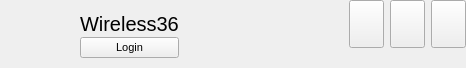
<?xml version="1.0" encoding="UTF-8"?>
<ui version="4.0">
 <class>TitleBar</class>
 <widget class="QWidget" name="TitleBar">
  <property name="geometry">
   <rect>
    <x>0</x>
    <y>0</y>
    <width>466</width>
    <height>68</height>
   </rect>
  </property>
  <property name="font">
   <font>
    <pointsize>8</pointsize>
   </font>
  </property>
  <property name="windowTitle">
   <string>Form</string>
  </property>
  <layout class="QHBoxLayout" name="horizontalLayout_2">
   <property name="spacing">
    <number>0</number>
   </property>
   <property name="leftMargin">
    <number>0</number>
   </property>
   <property name="topMargin">
    <number>0</number>
   </property>
   <property name="rightMargin">
    <number>0</number>
   </property>
   <property name="bottomMargin">
    <number>0</number>
   </property>
   <item>
    <widget class="QLabel" name="lab_Ico">
     <property name="sizePolicy">
      <sizepolicy hsizetype="Minimum" vsizetype="Minimum">
       <horstretch>0</horstretch>
       <verstretch>0</verstretch>
      </sizepolicy>
     </property>
     <property name="minimumSize">
      <size>
       <width>80</width>
       <height>50</height>
      </size>
     </property>
     <property name="maximumSize">
      <size>
       <width>80</width>
       <height>50</height>
      </size>
     </property>
     <property name="text">
      <string/>
     </property>
     <property name="alignment">
      <set>Qt::AlignCenter</set>
     </property>
    </widget>
   </item>
   <item>
    <layout class="QVBoxLayout" name="verticalLayout">
     <property name="spacing">
      <number>0</number>
     </property>
     <property name="topMargin">
      <number>10</number>
     </property>
     <property name="bottomMargin">
      <number>10</number>
     </property>
     <item>
      <widget class="QLabel" name="lab_Title">
       <property name="font">
        <font>
         <pointsize>15</pointsize>
        </font>
       </property>
       <property name="text">
        <string>Wireless36</string>
       </property>
      </widget>
     </item>
     <item>
      <widget class="QPushButton" name="loginButton">
       <property name="text">
        <string>Login</string>
       </property>
      </widget>
     </item>
    </layout>
   </item>
   <item>
    <spacer name="horizontalSpacer">
     <property name="orientation">
      <enum>Qt::Horizontal</enum>
     </property>
     <property name="sizeHint" stdset="0">
      <size>
       <width>185</width>
       <height>20</height>
      </size>
     </property>
    </spacer>
   </item>
   <item>
    <layout class="QVBoxLayout" name="verticalLayout_2">
     <property name="spacing">
      <number>0</number>
     </property>
     <item>
      <layout class="QHBoxLayout" name="horizontalLayout">
       <property name="spacing">
        <number>6</number>
       </property>
       <item>
        <widget class="QPushButton" name="btnMenu">
         <property name="sizePolicy">
          <sizepolicy hsizetype="Minimum" vsizetype="Minimum">
           <horstretch>0</horstretch>
           <verstretch>0</verstretch>
          </sizepolicy>
         </property>
         <property name="minimumSize">
          <size>
           <width>35</width>
           <height>35</height>
          </size>
         </property>
         <property name="focusPolicy">
          <enum>Qt::NoFocus</enum>
         </property>
         <property name="toolTip">
          <string>Setting</string>
         </property>
         <property name="text">
          <string/>
         </property>
        </widget>
       </item>
       <item>
        <widget class="QPushButton" name="btnMenu_Min">
         <property name="sizePolicy">
          <sizepolicy hsizetype="Minimum" vsizetype="Minimum">
           <horstretch>0</horstretch>
           <verstretch>0</verstretch>
          </sizepolicy>
         </property>
         <property name="minimumSize">
          <size>
           <width>35</width>
           <height>35</height>
          </size>
         </property>
         <property name="cursor">
          <cursorShape>ArrowCursor</cursorShape>
         </property>
         <property name="focusPolicy">
          <enum>Qt::NoFocus</enum>
         </property>
         <property name="toolTip">
          <string>Min</string>
         </property>
         <property name="text">
          <string/>
         </property>
         <property name="flat">
          <bool>false</bool>
         </property>
        </widget>
       </item>
       <item>
        <widget class="QPushButton" name="btnMenu_Close">
         <property name="sizePolicy">
          <sizepolicy hsizetype="Minimum" vsizetype="Minimum">
           <horstretch>0</horstretch>
           <verstretch>0</verstretch>
          </sizepolicy>
         </property>
         <property name="minimumSize">
          <size>
           <width>35</width>
           <height>35</height>
          </size>
         </property>
         <property name="cursor">
          <cursorShape>ArrowCursor</cursorShape>
         </property>
         <property name="focusPolicy">
          <enum>Qt::NoFocus</enum>
         </property>
         <property name="toolTip">
          <string>Close</string>
         </property>
         <property name="text">
          <string/>
         </property>
         <property name="flat">
          <bool>false</bool>
         </property>
        </widget>
       </item>
      </layout>
     </item>
     <item>
      <spacer name="verticalSpacer">
       <property name="orientation">
        <enum>Qt::Vertical</enum>
       </property>
       <property name="sizeType">
        <enum>QSizePolicy::Minimum</enum>
       </property>
       <property name="sizeHint" stdset="0">
        <size>
         <width>20</width>
         <height>20</height>
        </size>
       </property>
      </spacer>
     </item>
    </layout>
   </item>
  </layout>
 </widget>
 <resources/>
 <connections/>
</ui>
